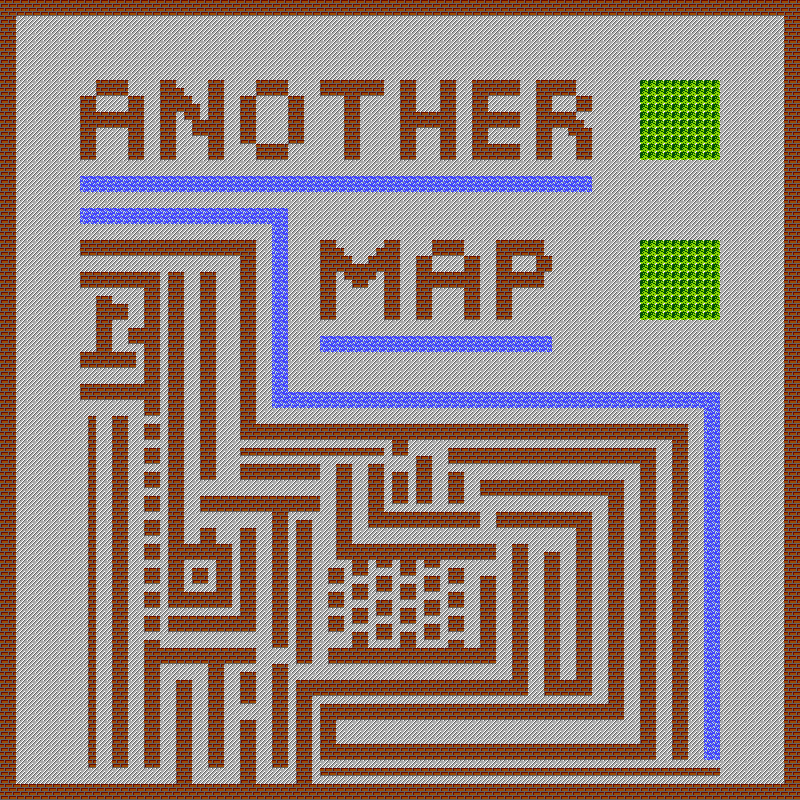

A level layout from a 2D game, rendered from its tile map. Below: a short description, then the map file with tile-grid data replaced by summaries:
An orthogonal 100x100 tile map with 8x8 px tiles, 2 tile layers (baskground, bricks).

<map version="1.9" tiledversion="1.9.2" orientation="orthogonal" renderorder="right-down" width="100" height="100" tilewidth="8" tileheight="8" infinite="0" nextlayerid="3" nextobjectid="1">
 <tileset firstgid="1" source="tileset.tsx" />
 <layer id="1" name="baskground" width="100" height="100">
  <data>[10000 cells, 10000 non-empty, 1 distinct tile ids]</data>
 </layer>
 <layer id="2" name="bricks" width="100" height="100">
  <data>[10000 cells, 3908 non-empty, 3 distinct tile ids]</data>
 </layer>
</map>
